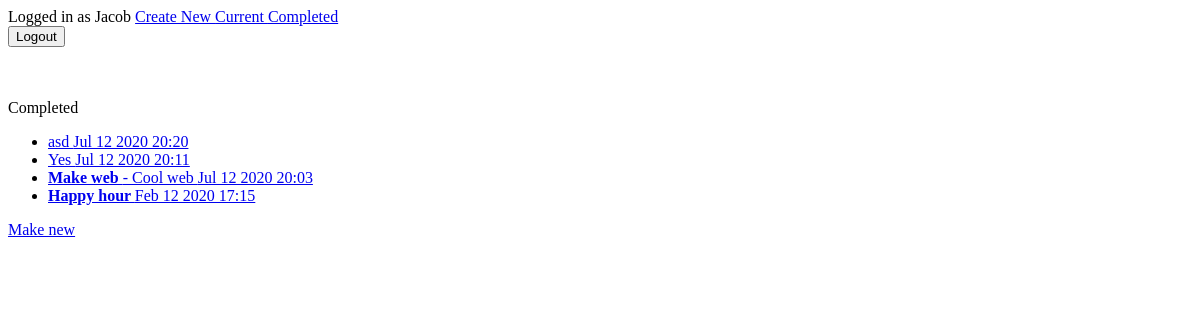
Before: /completedtodo/ (signed in) with the older database file.
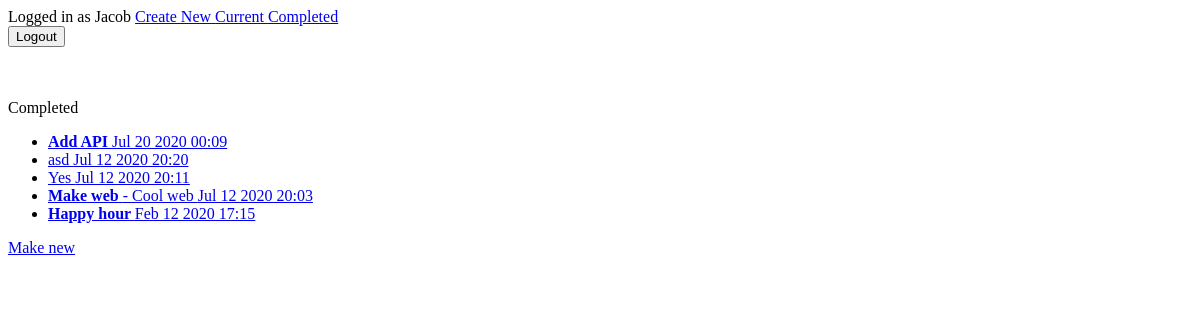
After: the same page with the newer database file.
### todo/models.py (models this page shows, shortened)
class Todo(models.Model):
    title = models.CharField(max_length=100)
    memo = models.TextField(blank=True)
    created = models.DateTimeField(auto_now_add=True)
    datecompleted = models.DateTimeField(null=True, blank=True)
    important = models.BooleanField(default=False)
    user = models.ForeignKey(User, on_delete=models.CASCADE)

### todo/views.py (the view)
# urls.py: path('completedtodo/', views.completedtodo, name="completedtodo"),
@login_required
def completedtodo(request):
    todos = Todo.objects.filter(user=request.user, datecompleted__isnull=False).order_by('-datecompleted')
    return render(request, 'todo/completedtodo.html', {'todos':todos})

### todo/templates/todo/completedtodo.html
{% extends 'todo/base.html' %}
{% block content %}
Completed
<ul>
{% for todo in todos %}
  <li>
    <a href="{% url 'viewtodo' todo.id %}">
    {% if todo.important %}<b> {% endif %} {{ todo.title }} {% if todo.important %}</b> {% endif %}
    {% if todo.memo %} - {{ todo.memo }} {% endif %}
    {{ todo.datecompleted| date:'M j Y H:i' }}
  </a>
  </li>
  {% endfor %}
</ul>
<a href="{% url 'createtodos' %}">Make new</a>
{% endblock %}

### todo/templates/todo/base.html (shortened to what this page needs)
{% if user.is_authenticated %}
Logged in as {{ user.username }}
<a href="{% url 'createtodos' %}">Create New </a>
<a href="{% url 'currenttodos' %}">Current </a>
<a href="{% url 'completedtodo' %}">Completed </a>
<form action="{% url 'logoutuser' %}" method="POST">
  <button type="submit">Logout</button>
</form>
{% else  %}
<a href="{% url 'signupuser' %}"">Sign Up</a>
<a href="{% url 'loginuser' %}"">Login</a>
{% endif %}
{% block content %} {% endblock %}

Changed rows visible on the page:
now on this page (row edited): Todo: title "Add API", datecompleted "Jul 20 2020 00:09"
